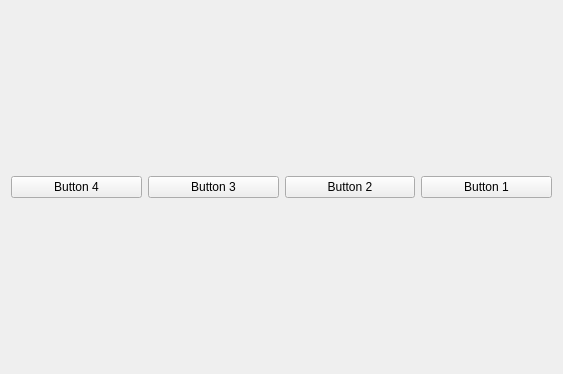
<?xml version="1.0" encoding="UTF-8"?>
<ui version="4.0">
 <class>form</class>
 <widget class="QWidget" name="form">
  <property name="geometry">
   <rect>
    <x>0</x>
    <y>0</y>
    <width>563</width>
    <height>374</height>
   </rect>
  </property>
  <property name="windowTitle">
   <string>Layout Form</string>
  </property>
  <layout class="QHBoxLayout" name="horizontalLayout">
   <item>
    <layout class="QHBoxLayout" name="horizontalLayout_2">
     <item>
      <widget class="QPushButton" name="pushButton_4">
       <property name="text">
        <string>Button 4</string>
       </property>
      </widget>
     </item>
     <item>
      <widget class="QPushButton" name="pushButton_3">
       <property name="text">
        <string>Button 3</string>
       </property>
      </widget>
     </item>
     <item>
      <widget class="QPushButton" name="pushButton_2">
       <property name="text">
        <string>Button 2</string>
       </property>
      </widget>
     </item>
     <item>
      <widget class="QPushButton" name="pushButton">
       <property name="text">
        <string>Button 1</string>
       </property>
      </widget>
     </item>
    </layout>
   </item>
  </layout>
 </widget>
 <resources/>
 <connections/>
</ui>
